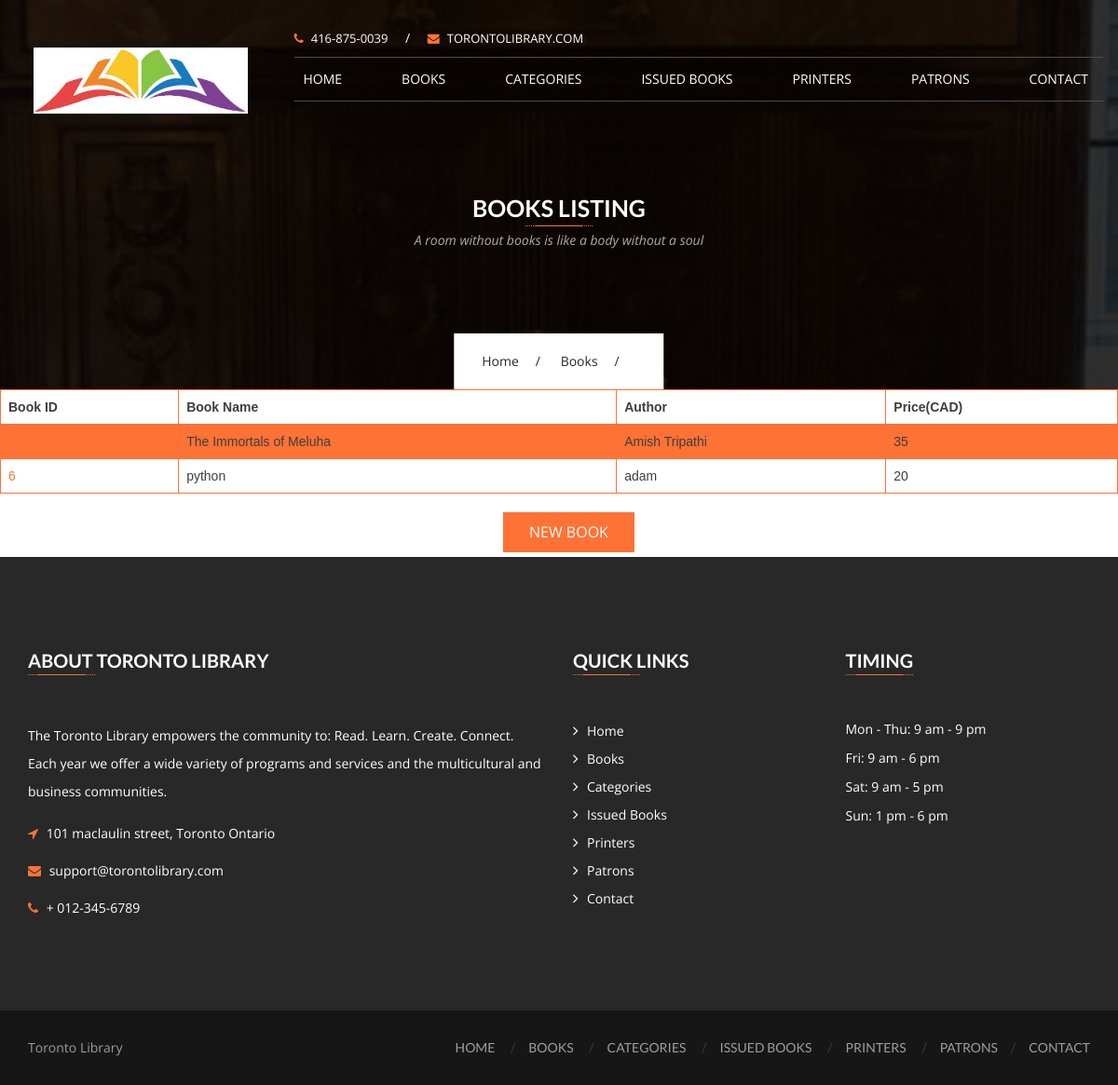
/books, run on the app's committed database.
### Library/models.py (models this page shows, shortened)
class Book(models.Model):
    bookname = models.CharField(max_length=200)
    bookauthor = models.CharField(max_length=200)
    bookprice = models.IntegerField()
    class Meta:
      db_table = "books"

### Library/views.py (the view)
# urls.py: path('books', views.list_books, name='list_books'),
def list_books(request):
    books = Book.objects.all()
    return render(request, 'books.html', {'books': books})

### Library/templates/books.html (shortened to what this page needs)
<!DOCTYPE html>
<html lang="en">
<head>
  <head>
    {% load static %}
    <link href="{% static '/css/font-awesome.min.css' %}" rel="stylesheet" type="text/css" />
    <link href="{% static '/css/mmenu.css' %}" rel="stylesheet" type="text/css" />
    <link href="{% static '/css/mmenu.positioning.css' %}" rel="stylesheet" type="text/css" />
    <link href="{% static '/css/style.css' %}" rel="stylesheet" type="text/css" />
  </head>
<body>
  <header id="header-v1" class="navbar-wrapper">
    <div class="container">
      <div class="row">
        <nav class="navbar navbar-default">
          <div class="row">
            <div class="col-md-3">
              <div class="navbar-header">
                <div class="navbar-brand">
                  <h1>
                    <a href="index.html">
                      <img src="{% static 'images/libraria-logo-v1.png' %}" alt="toronto library" />
                    </a>
                  </h1>
                </div>
              </div>
            </div>
            <div class="col-md-9">
              <div class="header-topbar hidden-sm hidden-xs">
                <div class="row">
                  <div class="col-sm-6">
                    <div class="topbar-info">
                      <a href="tel: +1-416-875-0039"><i class="fa fa-phone"></i>416-875-0039</a>
                      <span>/</span>
                      <a href="mailto:mounica.sykam@gmail.com"><i class="fa fa-envelope"></i>torontolibrary.com</a>
                    </div>
                  </div>
                  <div class="col-sm-6">
                  </div>
                </div>
              </div>
              <div class="navbar-collapse hidden-sm hidden-xs">
                <ul class="nav navbar-nav">
                  <li>
                    <a href="{% url 'home' %}">Home</a>
                  </li>
                  <li>
                    <a href="{% url 'list_books' %}">Books</a>
                  </li>
                  <li>
                    <a href="{% url 'list_categories' %}">Categories</a>
                  </li>
                  <li>
                    <a href="{% url 'issuedbooks' %}">Issued Books</a>
                  </li>
                  <li>
                    <a href="{% url 'list_publishers' %}">Printers</a>
                  </li>
                  <li><a href="{% url 'list_patrons' %}">Patrons</a></li>
                  <li><a href="{% url 'contact' %}">Contact</a></li>
                </ul>
              </div>
            </div>
          </div>
        </nav>
      </div>
    </div>
  </header>
        <section class="page-banner services-banner">
          <div class="container">
              <div class="banner-header">
                  <h2>Books Listing</h2>
                  <span class="underline center"></span>
                  <p class="lead">A room without books is like a body without a soul</p>
              </div>
              <div class="breadcrumb">
                  <ul>
                      <li><a href="{ url 'home' %}">Home</a></li>
                      <li><a href="{% url 'list_books' %}">Books</a></li>
                  </ul>
              </div>
          </div>
      </section>
  <div id="content" class="site-content">
    <div id="primary" class="content-area">
      <main id="main" class="site-main">
        <table>
          <tr>
            <th>Book ID</th>
            <th>Book Name</th>
            <th>Author</th>
            <th>Price(CAD)</th>
          </tr>
          {% for book in books %}
          <tr>
            <td> <a href="{% url 'update_book' book.id %}">{{ book.id }}</a></td>
            <td> {{ book.bookname }}</td>
            <td> {{ book.bookauthor }}</td>
            <td>{{ book.bookprice }}</td>
          </tr>
          {% endfor %}
        </table>
        <div class="slide-buttons hidden-sm hidden-xs">
          <a href="{% url 'create_books' %}" class="btn btn-primary" style="position: relative; margin-left:45%; margin-bottom:5px">New Book</a>
        </div>
      </main>
    </div>
  </div>
  <footer class="site-footer">
    <div class="container">
      <div id="footer-widgets">
        <div class="row">
          <div class="col-md-6 col-sm-6 widget-container">
            <div id="text-2" class="widget widget_text">
              <h3 class="footer-widget-title">About Toronto Library</h3>
              <span class="underline left"></span>
              <div class="textwidget">
                The Toronto Library empowers the community to: Read. Learn. Create. Connect. Each
                year we offer a wide variety of programs and services and the multicultural and business
                communities.
              </div>
              <address>
                <div class="info">
                  <i class="fa fa-location-arrow"></i>
                  <span>101 maclaulin street, Toronto Ontario</span>
                </div>
                <div class="info">
                  <i class="fa fa-envelope"></i>
                  <span><a href="mailto:mounica.sykam@gmail.com">support@torontolibrary.com</a></span>
                </div>
                <div class="info">
                  <i class="fa fa-phone"></i>
                  <span><a href="tel:012-345-6789">+ 012-345-6789</a></span>
                </div>
              </address>
            </div>
          </div>
          <div class="col-md-3 col-sm-6 widget-container">
            <div id="nav_menu-2" class="widget widget_nav_menu">
              <h3 class="footer-widget-title">Quick Links</h3>
              <span class="underline left"></span>
              <div class="menu-quick-links-container">
                <ul id="menu-quick-links" class="menu">
                  <li><a href="{% url 'home' %}">Home</a> </li>
                  <li><a href="{% url 'list_books' %}">Books</a> </li>
                  <li><a href="{% url 'list_categories' %}">Categories</a> </li>
                  <li><a href="{% url 'issuedbooks' %}">Issued Books</a> </li>
                  <li><a href="{% url 'list_publishers' %}">Printers</a> </li>
                  <li><a href="{% url 'list_patrons' %}">Patrons</a></li>
                  <li><a href="{% url 'contact' %}">Contact</a></li>
                </ul>
              </div>
            </div>
          </div>
          <div class="col-md-3 col-sm-6 widget-container">
            <div id="text-4" class="widget widget_text">
              <h3 class="footer-widget-title">Timing</h3>
              <span class="underline left"></span>
              <div class="timming-text-widget">
                <time datetime="2017-02-13">Mon - Thu: 9 am - 9 pm</time>
                <time datetime="2017-02-13">Fri: 9 am - 6 pm</time>
                <time datetime="2017-02-13">Sat: 9 am - 5 pm</time>
                <time datetime="2017-02-13">Sun: 1 pm - 6 pm</time>
              </div>
            </div>
          </div>
        </div>
      </div>
    </div>
    <div class="sub-footer">
      <div class="container">
        <div class="row">
          <div class="footer-text col-md-3">
            <p>Toronto Library</p>
          </div>
          <div class="col-md-9 pull-right">
            <ul>
              <li><a href="{% url 'home' %}">Home</a> </li>
              <li><a href="{% url 'list_books' %}">Books</a> </li>
              <li><a href="{% url 'list_categories' %}">Categories</a> </li>
              <li><a href="{% url 'issuedbooks' %}">Issued Books</a> </li>
              <li><a href="{% url 'list_publishers' %}">Printers</a> </li>
              <li><a href="{% url 'list_patrons' %}">Patrons</a></li>
              <li><a href="{% url 'contact' %}">Contact</a></li>
            </ul>
          </div>
        </div>
      </div>
    </div>
  </footer>
</body>
</html>

### Library/templates/books.html (style rules this page uses)
table { font-family: arial, sans-serif; border-collapse: collapse; width: 100%; }
td, th { border: 1px solid #ff7236; ; text-align: left; padding: 8px; }
tr:nth-child(even) { background-color: #ff7236; ; }

### data on the page
Book: bookname "The Immortals of Meluha", bookauthor "Amish Tripathi", bookprice "35"
Book: id "6", bookname "python", bookauthor "adam", bookprice "20"
